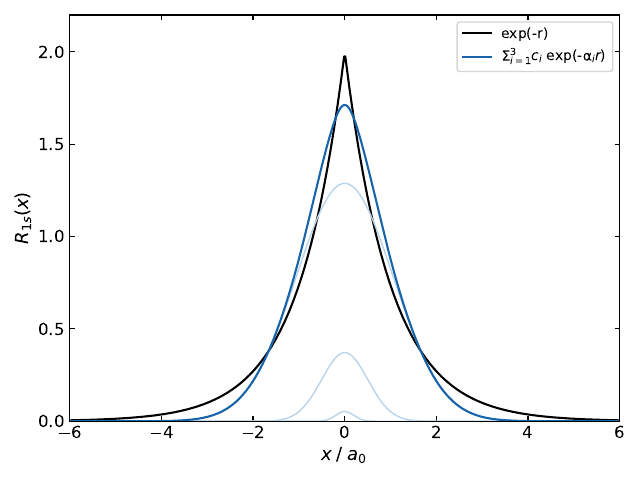

This chart was generated by the following Python code:
import numpy as np
import matplotlib.pyplot as plt
from scipy.integrate import quad
plt.style.use('paper')
blues = plt.get_cmap('Blues')


def gto0(x):
    return 0.19682158E-01 * np.exp(-13.0107010 * x**2)


def gto1(x):
    return 0.13796524 * np.exp(-1.9622572 * x**2)


def gto2(x):
    return 0.47831935 * np.exp(-0.44453796 * x**2)


def s_gtos(x):
    return gto0(x) + gto1(x) + gto2(x)


def s_true(x):
    return 2 * np.exp(-np.abs(x))


if __name__ == '__main__':

    # N_true = np.sqrt(1.0 / quad(lambda x: s_true(x)**2 * x**2, 0, np.inf)[0])
    N_true = 1.0

    # N_gtos = np.sqrt(1 / quad(lambda x: s_gtos(x)**2 * x**2, 0, np.inf)[0])
    N_gtos = 2.6929627898296626

    xs = np.linspace(-6, 6, num=500)
    plt.plot(xs, N_true * s_true(xs), lw=1.5, c='k', label='exp(-r)')


    plt.plot(xs, N_gtos * gto0(xs), lw=1.0, c=blues(0.3),
             # label='$c_1$ exp(-α$_1r$)'
             )

    plt.plot(xs, N_gtos * gto1(xs), lw=1.0, c=blues(0.3),
             # label='$c_2$ exp(-α$_2r$)'
             )

    plt.plot(xs, N_gtos * gto2(xs), lw=1.0, c=blues(0.3),
             # label='$c_3$ exp(-α$_3r$)'
             )

    plt.plot(xs, N_gtos * s_gtos(xs), lw=1.5, c=blues(0.8),
             label='$\Sigma_{i=1}^3 c_i$ exp(-α$_ir$)')

    plt.ylim(0, 2.2)
    plt.xlim(-6, 6)
    plt.yticks([0.0, 0.5, 1.0, 1.5, 2.0])
    plt.legend()
    plt.ylabel('$R_{1s}(x)$')
    plt.xlabel(r'$x\; /\; a_0$')
    plt.tight_layout()
    plt.savefig('gto_AO.pdf')
